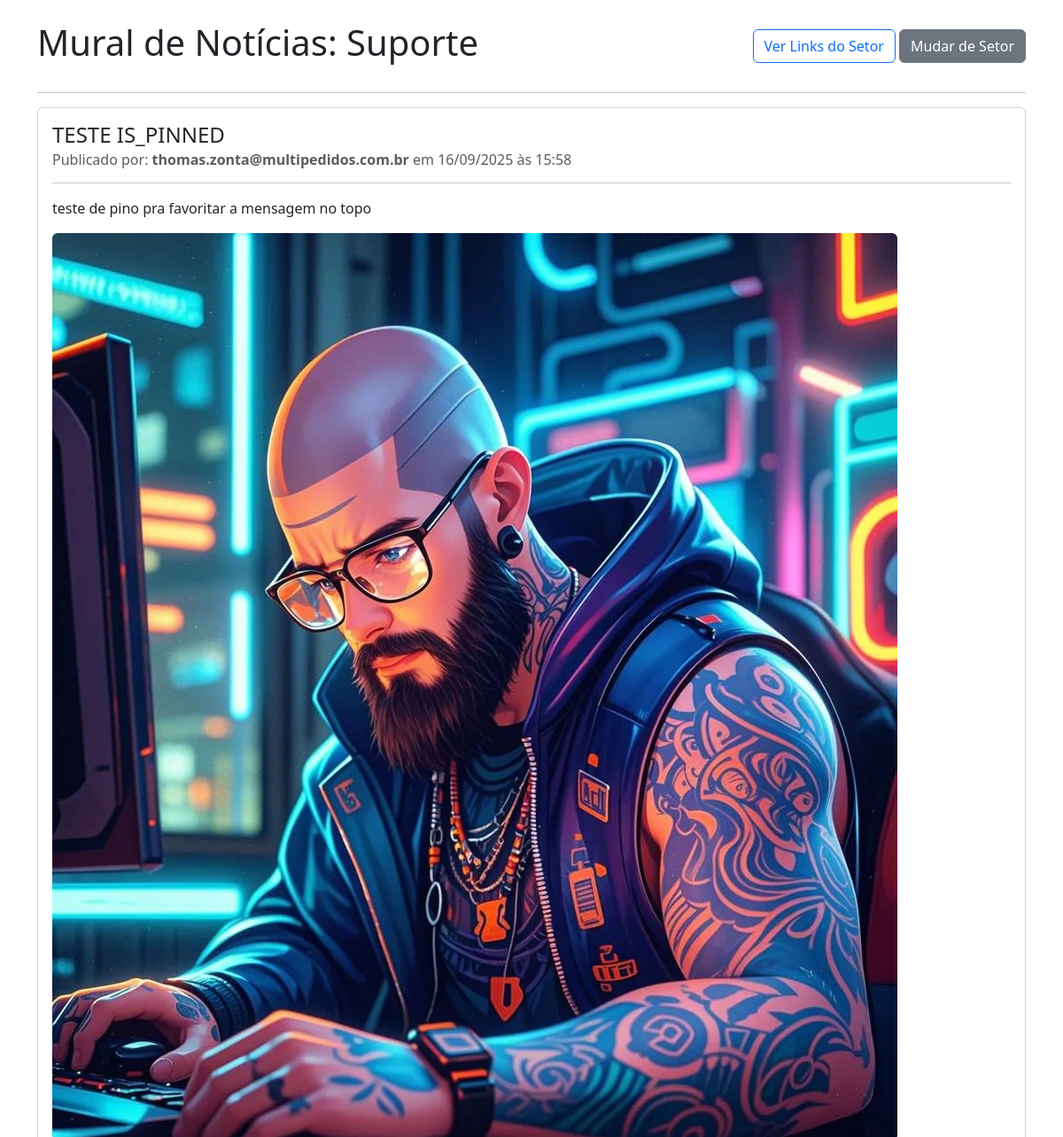
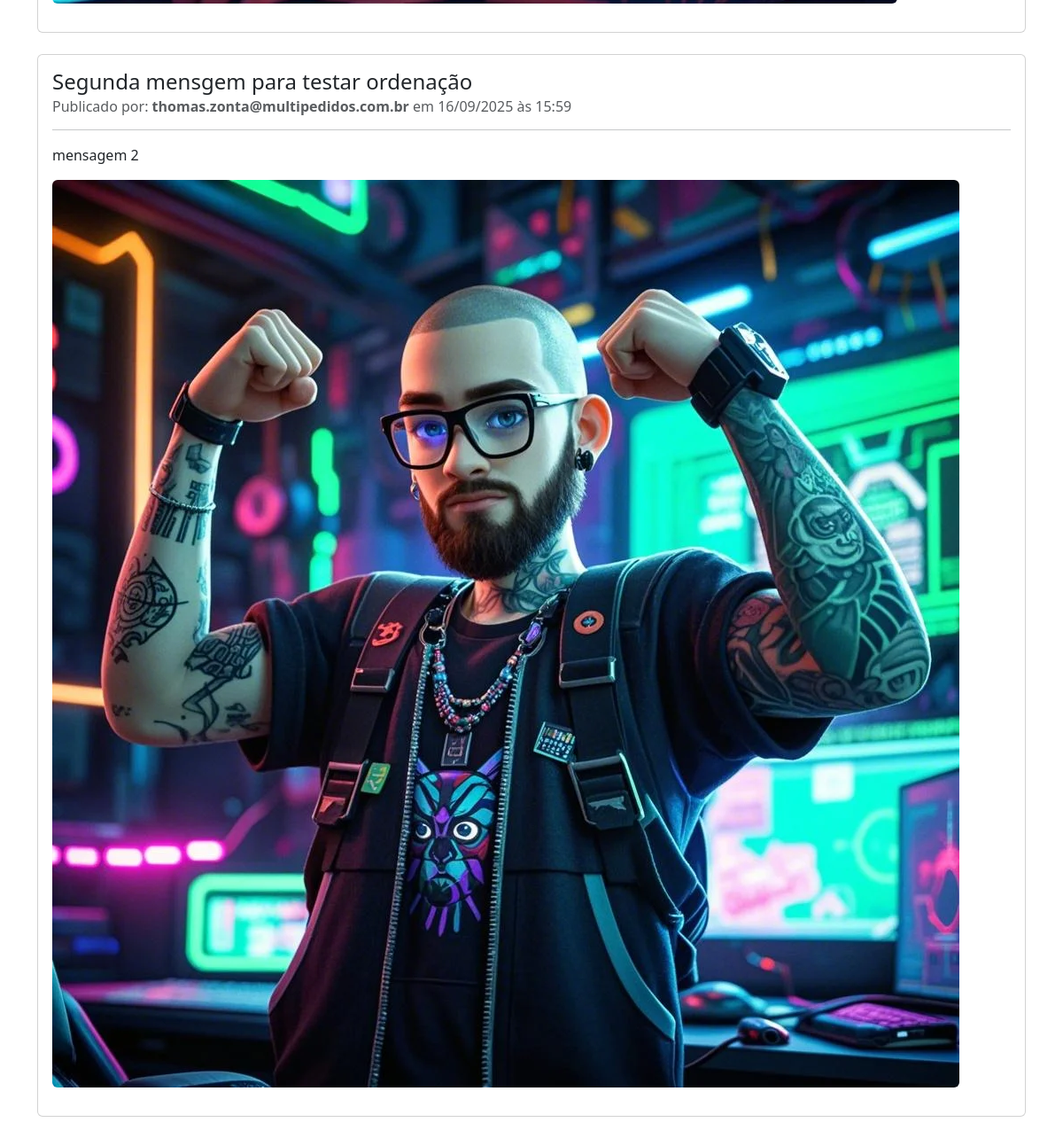
The app's page /setor/Suporte/home (signed in) with its own data (2 pictures, top to bottom).
### app.py (models this page shows, shortened)
class Sector(db.Model):
    id = db.Column(db.Integer, primary_key=True)
    name = db.Column(db.String(100), unique=True, nullable=False)
    order_index = db.Column(db.Integer, nullable=False, default=0) # <-- Adicionar
    subcategories = db.relationship('Subcategory', back_populates='sector', lazy=True, cascade="all, delete-orphan")
    users = db.relationship('User', secondary=user_sectors_association, lazy='subquery',
                            back_populates='sectors')
    posts = db.relationship('Post', secondary=post_sectors_association, lazy='dynamic',
                            back_populates='sectors')

class Post(db.Model):
    id = db.Column(db.Integer, primary_key=True)
    title = db.Column(db.String(200), nullable=False)
    content = db.Column(db.Text, nullable=False)
    image_filename = db.Column(db.String(100), nullable=True)
    is_pinned = db.Column(db.Boolean, nullable=False, default=False)
    timestamp = db.Column(db.DateTime, nullable=False, default=datetime.utcnow)
    order_index = db.Column(db.Integer, nullable=False, default=0)
    sectors = db.relationship('Sector', secondary=post_sectors_association, lazy='subquery',
                              back_populates='posts')
    author_id = db.Column(db.Integer, db.ForeignKey('user.id'), nullable=False)
    author = db.relationship('User', back_populates='posts')

class User(db.Model, UserMixin):
    id = db.Column(db.Integer, primary_key=True)
    email = db.Column(db.String(120), unique=True, nullable=False)
    password_hash = db.Column(db.String(60), nullable=False)
    is_admin = db.Column(db.Boolean, nullable=False, default=False)
    sectors = db.relationship('Sector', secondary=user_sectors_association, lazy='subquery',
                              back_populates='users')
    posts = db.relationship('Post', back_populates='author', lazy=True)

### app.py (the view)
@app.route('/setor/<string:sector_name>/home')
@login_required
def view_sector_home(sector_name):
    sector = Sector.query.filter_by(name=sector_name).first_or_404()
    if not current_user.is_admin and sector not in current_user.sectors:
        flash('Você não tem permissão para acessar este setor.', 'danger')
        return redirect(url_for('dashboard'))
    posts = sector.posts.order_by(Post.is_pinned.desc(), Post.timestamp.desc()).all()
    return render_template('sector_home.html', current_sector=sector, posts=posts)

### app.py (called while the page is built)
@login_manager.user_loader
def load_user(user_id):
    return db.session.get(User, int(user_id))

### templates/sector_home.html (shortened to what this page needs)
<!DOCTYPE html>
<html lang="pt-br">
<head>
    <link rel="stylesheet" href="https://cdn.jsdelivr.net/npm/bootstrap@5.3.2/dist/css/bootstrap.min.css">
</head>
<body>
    <div class="container mt-4">
        <div class="d-flex justify-content-between align-items-center mb-4">
            <h1>Mural de Notícias: {{ current_sector.name }}</h1>
            <div>
                <a href="{{ url_for('view_sector_dashboard', sector_name=current_sector.name) }}" class="btn btn-outline-primary">Ver Links do Setor</a>
                <a href="{{ url_for('dashboard') }}" class="btn btn-secondary">Mudar de Setor</a>
            </div>
        </div>
        <hr>
        {% if posts %}
            {% for post in posts %}
                <div class="card mb-4">
                    <div class="card-body">
                        <h4 class="card-title">{{ post.title }}</h4>
                        <h6 class="card-subtitle mb-2 text-muted">
                            Publicado por: <strong>{{ post.author.email }}</strong> em {{ post.timestamp.strftime('%d/%m/%Y às %H:%M') }}
                        </h6>
                        <hr>
                        <div class="card-text">
                            {{ post.content | safe }}
                        </div>
                        {% if post.image_filename %}
                            <img src="{{ url_for('static', filename='uploads/' + post.image_filename) }}" class="img-fluid rounded my-3" alt="Imagem da notícia">
                        {% endif %}
                    </div>
                </div>
            {% endfor %}
        {% else %}
            <div class="alert alert-info">
                Ainda não há nenhuma notícia ou comunicado para este setor.
            </div>
        {% endif %}
    </div>
</body>
</html>

### records on screen
Sector: name "Suporte"
Post: title "TESTE IS_PINNED", author.email "thomas.zonta@multipedidos.com.br", timestamp "16/09/2025 às 15:58", content "teste de pino pra favoritar a mensagem no topo", image_filename (picture)
Post: title "Segunda mensgem para testar ordenação", author.email "thomas.zonta@multipedidos.com.br", timestamp "16/09/2025 às 15:59", content "mensagem 2", image_filename (picture)
